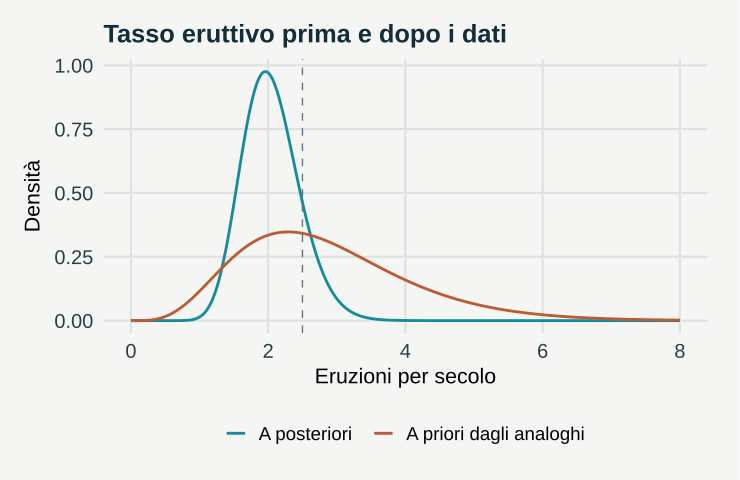

Reproduce this figure in R.
# GeoStat Lab — funzioni comuni. R >= 4.3; ggplot2 >= 3.4; jsonlite.
suppressPackageStartupMessages(library(ggplot2))
col_geo <- c('#168B9C','#BC5B35','#7054A4','#A17B19','#227864','#64748B')
theme_set(theme_minimal(base_size=17, base_family='sans') + theme(
  plot.background=element_rect(fill='#F5F6F3',colour=NA),
  panel.background=element_rect(fill='#F5F6F3',colour=NA),
  panel.grid.minor=element_blank(),panel.grid.major=element_line(colour='#DCE3E2'),
  plot.title=element_text(size=19,face='bold',colour='#122D3B'),
  plot.subtitle=element_text(size=13,colour='#405560',margin=margin(b=12)),
  axis.text=element_text(size=15,colour='#273E4A'),axis.title=element_text(size=16),
  legend.position='bottom',legend.title=element_blank(),legend.text=element_text(size=14),
  strip.text=element_text(size=15,face='bold'),plot.margin=margin(18,24,18,18)))
metric <- function(...) data.frame(grandezza=names(c(...)),valore=as.character(c(...)),check.names=FALSE)
f <- function(x,d=3) {out<-formatC(x,digits=d,format='fg');out[!is.finite(x)]<-'Non definito';out}
line_plot <- function(d,x='x',y='y',title='',xl=x,yl=y,group=NULL) {
 p<-ggplot(d,aes(x=.data[[x]],y=.data[[y]]))
 if(is.null(group)) p<-p+geom_line(colour=col_geo[1],linewidth=1.05) else p<-p+aes(colour=.data[[group]],group=.data[[group]])+geom_line(linewidth=1)+scale_colour_manual(values=col_geo)
 p+labs(title=title,x=xl,y=yl)
}
point_plot <- function(d,x='x',y='y',title='',xl=x,yl=y,group=NULL) {
 p<-ggplot(d,aes(x=.data[[x]],y=.data[[y]]))
 if(is.null(group))p<-p+geom_point(colour=col_geo[1],size=2.5,alpha=.8) else p<-p+aes(colour=.data[[group]])+geom_point(size=2.7,alpha=.85)+scale_colour_manual(values=col_geo)
 p+labs(title=title,x=xl,y=yl)
}
hist_plot<-function(x,title='',xl='Valore',bins=20)ggplot(data.frame(x=x),aes(x))+geom_histogram(bins=bins,fill=col_geo[1],colour='#F5F6F3')+labs(title=title,x=xl,y='Frequenza')
bar_plot<-function(d,x='gruppo',y='valore',title='',yl='Valore')ggplot(d,aes(x=.data[[x]],y=.data[[y]],fill=.data[[x]]))+geom_col(width=.65)+scale_fill_manual(values=rep(col_geo,length.out=length(unique(d[[x]])) ))+guides(fill='none')+labs(title=title,x=NULL,y=yl)
map_plot<-function(d,z='z',title='',xl='Est [km]',yl='Nord [km]')ggplot(d,aes(x,y,fill=.data[[z]]))+geom_raster()+coord_equal()+scale_fill_gradientn(colours=c('#153F56','#298C9C','#B8CDB2','#F1D889','#AD542F'))+labs(title=title,x=xl,y=yl)
acf_data<-function(x,lag=20){a<-acf(x,lag.max=min(lag,length(x)-1),plot=FALSE);data.frame(x=as.vector(a$lag)[-1],y=as.vector(a$acf)[-1])}
# AR(1), distribuzione marginale stazionaria N(0, 1).
ar_series<-function(n,rho){x<-numeric(n);x[1]<-rnorm(1);for(i in 2:n)x[i]<-rho*x[i-1]+sqrt(1-rho^2)*rnorm(1);x}
# Distanze euclidee in unità metriche già dichiarate; nessuna conversione implicita di CRS.
dist_cross<-function(a,b)sqrt(outer(a[,1],b[,1],'-')^2+outer(a[,2],b[,2],'-')^2)
# Predittore IDW: i punti coincidenti ricevono esattamente il valore osservato.
idw<-function(xy,z,new,power=2){dd<-dist_cross(new,xy);apply(dd,1,function(d)if(any(d<1e-10))mean(z[d<1e-10])else weighted.mean(z,d^(-power)))}
# CART didattico binario: divisioni assiali che minimizzano l'impurità di Gini.
cart_fit<-function(x,y,depth=2,minleaf=4){
 node<-list(p=mean(y),n=length(y));if(depth<1||length(unique(y))<2||length(y)<2*minleaf)return(node)
 best<-Inf
 for(j in seq_len(ncol(x))){v<-sort(unique(x[,j])); if(length(v)<2)next
  for(cut in (head(v,-1)+tail(v,-1))/2){left<-x[,j]<=cut;nl<-sum(left);nr<-sum(!left);if(min(nl,nr)<minleaf)next
   score<-nl*mean(y[left])*(1-mean(y[left]))+nr*mean(y[!left])*(1-mean(y[!left]))
   if(score<best){best<-score;node$j<-j;node$cut<-cut;split<-left}
  }
 }
 if(is.finite(best)){node$left<-cart_fit(x[split,,drop=FALSE],y[split],depth-1,minleaf);node$right<-cart_fit(x[!split,,drop=FALSE],y[!split],depth-1,minleaf)};node
}
cart_predict<-function(tree,x)apply(x,1,function(row){t<-tree;while(!is.null(t$j))t<-if(row[t$j]<=t$cut)t$left else t$right;t$p})
p <- list(T = 10, seed = 17)
set.seed(p$seed)
lam <- 2.5

A <- 5.15

B <- 1.81

N <- rpois(1, lam * p$T)

g <- seq(0, 8, length.out = 400)

data <- rbind(data.frame(x = g, y = dgamma(g, A, B), curva = "A priori dagli analoghi"), data.frame(x = g, 
    y = dgamma(g, A + N, B + p$T), curva = "A posteriori"))

q <- qgamma(c(0.025, 0.975), A + N, B + p$T)

plots <- list(line_plot(data, "x", "y", title = "Tasso eruttivo prima e dopo i dati", xl = "Eruzioni per secolo", 
    yl = "Densità", group = "curva") + geom_vline(xintercept = lam, linetype = 2, colour = col_geo[6]))

metrics <- metric(`Eruzioni osservate` = N, `Media a posteriori` = f((A + N)/(B + p$T)), `Ampiezza dell’intervallo al 95%` = f(diff(q)), 
    `Peso della distribuzione a priori` = f(B/(B + p$T)), `Tasso vero` = f(lam))
print(metrics,row.names=FALSE)
ggplot2::ggsave('m21-registro-B.svg',plots[[1]],device=svglite::svglite,width=7.7,height=5.0,bg='#F8F6F1')
